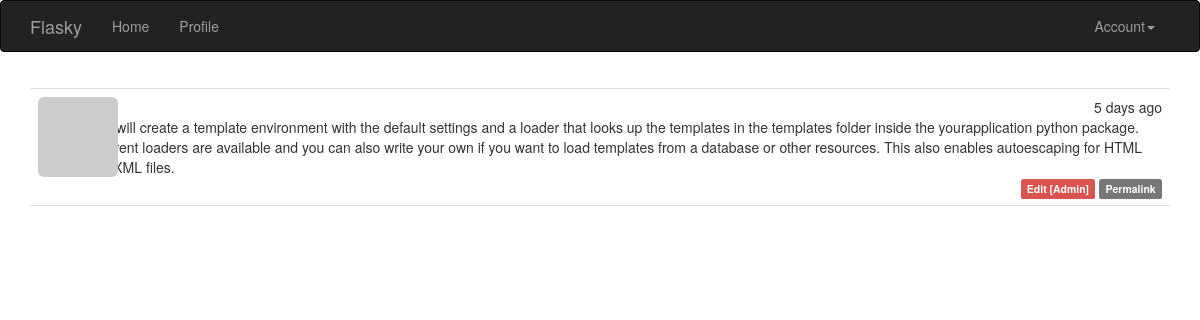
The app's page /post/4 (signed in) with its own data.
### app/models.py (models this page shows, shortened)
class Post(db.Model):
    __tablename__ = 'posts'
    id = db.Column(db.Integer, primary_key=True)
    body = db.Column(db.Text)
    body_html = db.Column(db.Text)
    timestamp = db.Column(db.DateTime, index=True, default=datetime.utcnow)
    author_id = db.Column(db.Integer, db.ForeignKey('users.id'))

### app/main/views.py (the view)
@main.route('/post/<int:id>')
def post(id):
    post = Post.query.get_or_404(id)
    return render_template('post.html', posts=[post])

### app/auth/views.py (called while the page is built)
@auth.before_app_request
def before_request():
    if current_user.is_authenticated:
        current_user.ping()
        if not current_user.confirmed \
                and request.endpoint \
                and request.endpoint[:5] != 'auth.' \
                and request.endpoint != 'static':
            return redirect(url_for('auth.unconfirmed'))

### app/main/__init__.py (called while the page is built)
@main.app_context_processor
def inject_permissions():
    return dict(Permission=Permission)

### app/models.py (called while the page is built)
@login_manager.user_loader
def load_user(user_id):
    return User.query.get(int(user_id))

    def can(self, permissions):
        return self.role is not None and \
            (self.role.permissions & permissions) == permissions

    def is_administrator(self):
        return self.can(Permission.ADMINISTER)

    def ping(self):
        self.last_seen = datetime.utcnow()
        db.session.add(self)

    def gravatar(self, size=100, default='identicon', rating='g'):
        if request.is_secure:
            url = 'https://secure.gravatar.com/avatar'
        else:
            url = 'http://www.gravatar.com/avatar'
        hash = self.avatar_hash or hashlib.md5(
            self.email.encode('utf-8')).hexdigest()
        return '{url}/{hash}?s={size}&d={default}&r={rating}'.format(
            url=url, hash=hash, size=size, default=default, rating=rating)

### app/templates/post.html (shortened to what this page needs)
{% extends "base.html" %}
{% import "_macros.html" as macros %}
{% block page_content %}
{% include '_posts.html' %}
{% endblock %}

### app/templates/_posts.html (shortened to what this page needs)
<ul class="posts">
  {% for post in posts %}
  <li class="post">
    <div class="post-thumbnail">
      <a href="{{ url_for('.user', username=post.author.username) }}">
        <img class="img-rounded profile-thumbnail" src="{{
        post.author.gravatar(size=40) }}">
      </a>
    </div>
    <div class="post-content">
      <div class="post-date">{{ moment(post.timestamp).fromNow() }}</div>
      <div class="post-author">
        <a href="{{ url_for('.user', username=post.author.username) }}">
        </a>
      </div>
      <div class="post-body">
        {% if post.body_html %}
          {{ post.body_html | safe }}
        {% else %}
          {{ post.body }}
        {% endif %}
      </div>
      <div class="post-footer">
        {% if current_user == post.author %}
        <a href="{{ url_for('.edit', id=post.id) }}">
          <span class="label label-primary">Edit</span>
        </a>
        {% elif current_user.is_administrator() %}
         <a href="{{ url_for('.edit', id=post.id) }}">
          <span class="label label-danger">Edit [Admin]</span>
        </a>
        {% endif %}
        <a href="{{ url_for('.post', id=post.id) }}">
          <span class="label label-default">Permalink</span>
        </a>
      </div>
    </div>
  </li>
  {% endfor %}
</ul>

### app/static/styles.css (style rules this page uses)
.profile-thumbnail { position: absolute; }
ul.posts { list-style-type: none; padding: 0px; margin: 16px 0px 0px 0px; border-top: 1px solid #e0e0e0; }
ul.posts li.post { padding: 8px; border-bottom: 1px solid #e0e0e0; }
div.post-date { float: right; }
div.post-author { font-weight: bold; }
div.post-thumbnail { position: absolute; }
div.post-content { margin-left: 48px; min-height: 48px; }
div.post-footer { text-align: right; }
a { text-decoration:none; }

### records on screen
Post: timestamp "5 days ago", body "This will create a template environment with the default settings and a loader that looks up the templates in the templates folder inside the yourapplication python package. Different loaders are available and you can also write your own if you want to load templates from a database or other resources. This also enables autoescaping for HTML and XML files."
